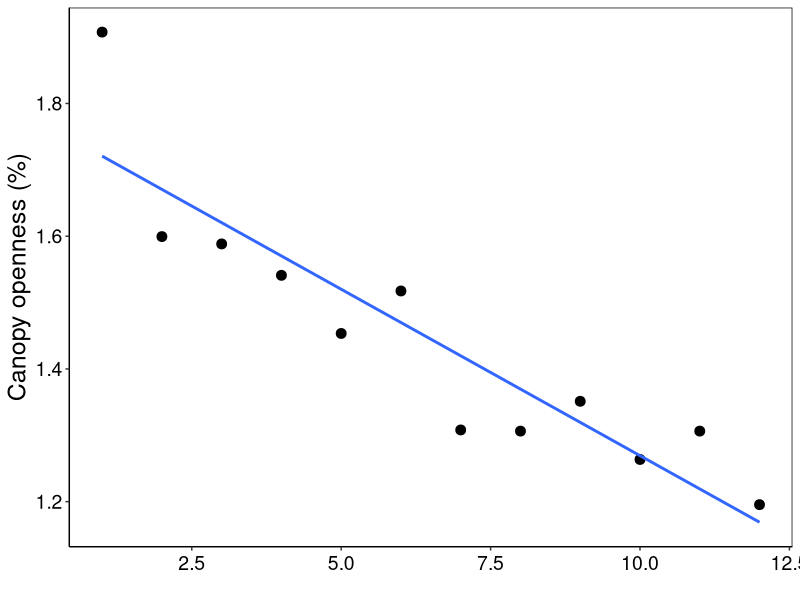
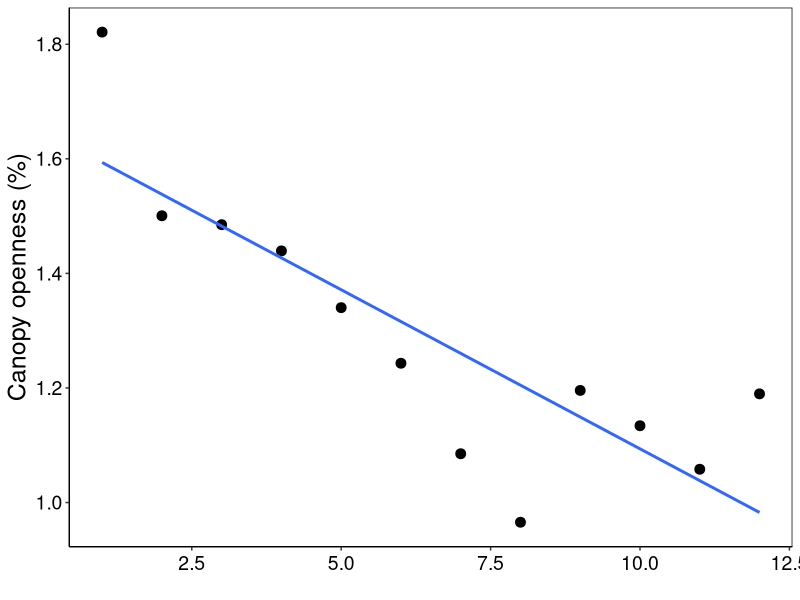
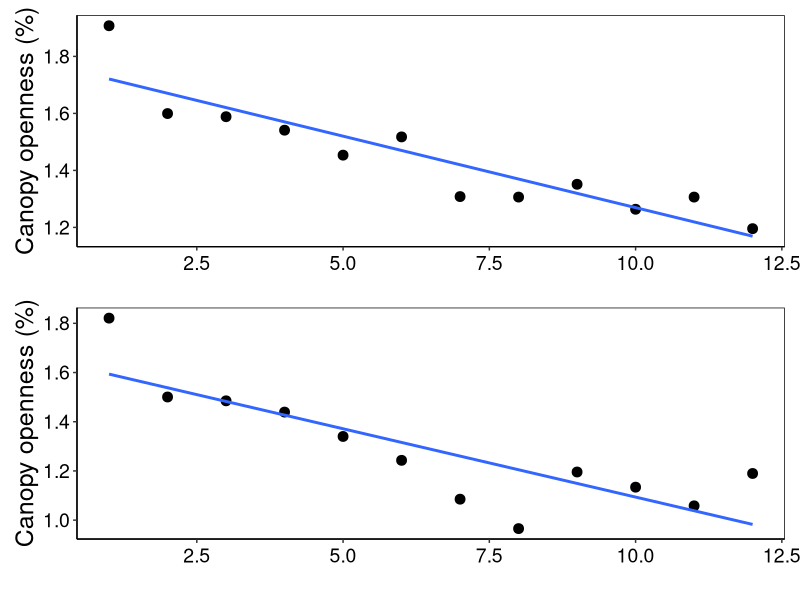

Reproduce these figures in R, in order. (Note: this script raises an error after producing the figures.)




#--------------------------------------------
# Canopy cover
# 08 May 2020
#PEGF
#--------------------------------------------
#

library(modelr)
library(ggplot2)
library(dplyr)
library(patchwork)

canopycover<- read.csv("canopy.csv")
canopycover


# QPA CHLA ----------------------------------------------------------------

canopy <- canopycover %>% select(TimeCanopy, QPACanopyLog, QPBCanopyLog)
canopy <- na.omit(canopy)

QPACanopy.mod  <- lm(QPACanopyLog~ TimeCanopy, data=canopy)
summary(QPACanopy.mod)

canopy$QPACanopyresid<- QPACanopy.mod$resid
canopy

1/apply(canopy, 2, sd)

cc1 <- ggplot(canopy, aes(TimeCanopy,
                       y=QPACanopyLog))+
  geom_point(size = 3) + 
  geom_smooth(method=lm,se=FALSE) +
  
  xlab('') + ylab("Canopy openness (%)") + # axis x
  theme(axis.title.y = element_text(size = 18, angle = 90)) +
  
  theme(axis.text.x=element_text(angle=0, size=14, vjust=0.5, color="black")) + #subaxis x
  theme(axis.text.y=element_text(angle=0, size=14, vjust=0.5, color="black")) + #subaxis y
  
#  ylim(-2,1.5) +
  
  theme(panel.grid.major = element_blank(), panel.grid.minor = element_blank(),
        panel.background = element_blank(), axis.line = element_line(colour = "black")) +
  theme(panel.border = element_rect(colour = "black", fill=NA, size=0.5))
cc1



# QPB CHL-A ---------------------------------------------------------------

QPBCanopy.mod  <- lm(QPBCanopyLog~ TimeCanopy, data=canopy)
summary(QPBCanopy.mod)

canopy$QPBCanopyresid<- QPBCanopy.mod$resid
canopy

1/apply(canopy, 2, sd)

cc2 <- ggplot(canopy, aes(TimeCanopy,
                          y=QPBCanopyLog))+
  geom_point(size = 3) + 
  geom_smooth(method=lm,se=FALSE) +
  
  xlab('') + ylab("Canopy openness (%)") + # axis x
  theme(axis.title.y = element_text(size = 18, angle = 90)) +
  
  theme(axis.text.x=element_text(angle=0, size=14, vjust=0.5, color="black")) + #subaxis x
  theme(axis.text.y=element_text(angle=0, size=14, vjust=0.5, color="black")) + #subaxis y
  
  #  ylim(-2,1.5) +
  
  theme(panel.grid.major = element_blank(), panel.grid.minor = element_blank(),
        panel.background = element_blank(), axis.line = element_line(colour = "black")) +
  theme(panel.border = element_rect(colour = "black", fill=NA, size=0.5))
cc2

canopyreg <- cc1 / cc2
canopyreg + ggsave("Canopy.jpeg", width=6, height=10,dpi=600)



# Long term ---------------------------------------------------------------

canopycover
# QPA
cc3 <- ggplot(canopycover,aes(TimeCanopy,
                       y=QPACanopy))+
  geom_point() + 
  geom_line() +
  geom_errorbar(aes(ymin=QPACanopy-QPAsdCanopy, ymax=QPACanopy+QPAsdCanopy), width=.2,
                position=position_dodge(0.05)) + 
  geom_segment(aes(x = 1, y = 13.28, xend = 6, yend = 13.28))+
  geom_segment((aes(x = 7, y = 13.28, xend = 18, yend = 13.28)), color="red", linetype="dashed", size=1) + 
  
  xlab('')+ ylab("Canopy openness (%)") +
  theme(axis.title.y = element_text(size = 18, angle = 90)) +
  
  theme(axis.text.x=element_text(angle=0, size=14, vjust=0.5, color="black")) + #subaxis x
  theme(axis.text.y=element_text(angle=0, size=14, vjust=0.5, color="black")) + #subaxis y
  
  ylim(5,100) +
  
  theme(panel.grid.major = element_blank(), panel.grid.minor = element_blank(),
        panel.background = element_blank(), axis.line = element_line(colour = "black")) +
  theme(panel.border = element_rect(colour = "black", fill=NA, size=0.5))

cc3

# QPB

cc4 <- ggplot(canopycover,aes(TimeCanopy,
                              y=QPBCanopy))+
  geom_point() + 
  geom_line() +
  geom_errorbar(aes(ymin=QPBCanopy-QPBsdCanopy, ymax=QPBCanopy+QPBsdCanopy), width=.2,
                position=position_dodge(0.05)) + 
  geom_segment(aes(x = 1, y = 13.28, xend = 6, yend = 13.28))+
  geom_segment((aes(x = 7, y = 13.28, xend = 18, yend = 13.28)), color="red", linetype="dashed", size=1) + 
  
  xlab('')+ ylab("Canopy openness (%)") +
  theme(axis.title.y = element_text(size = 18, angle = 90)) +
  
  theme(axis.text.x=element_text(angle=0, size=14, vjust=0.5, color="black")) + #subaxis x
  theme(axis.text.y=element_text(angle=0, size=14, vjust=0.5, color="black")) + #subaxis y
  
  ylim(5,100) +
  
  theme(panel.grid.major = element_blank(), panel.grid.minor = element_blank(),
        panel.background = element_blank(), axis.line = element_line(colour = "black")) +
  theme(panel.border = element_rect(colour = "black", fill=NA, size=0.5))

cc4

canopyLong <- cc3 / cc4
canopyLong + ggsave("canopyOpenness.jpeg", width=6, height=10,dpi=600)



